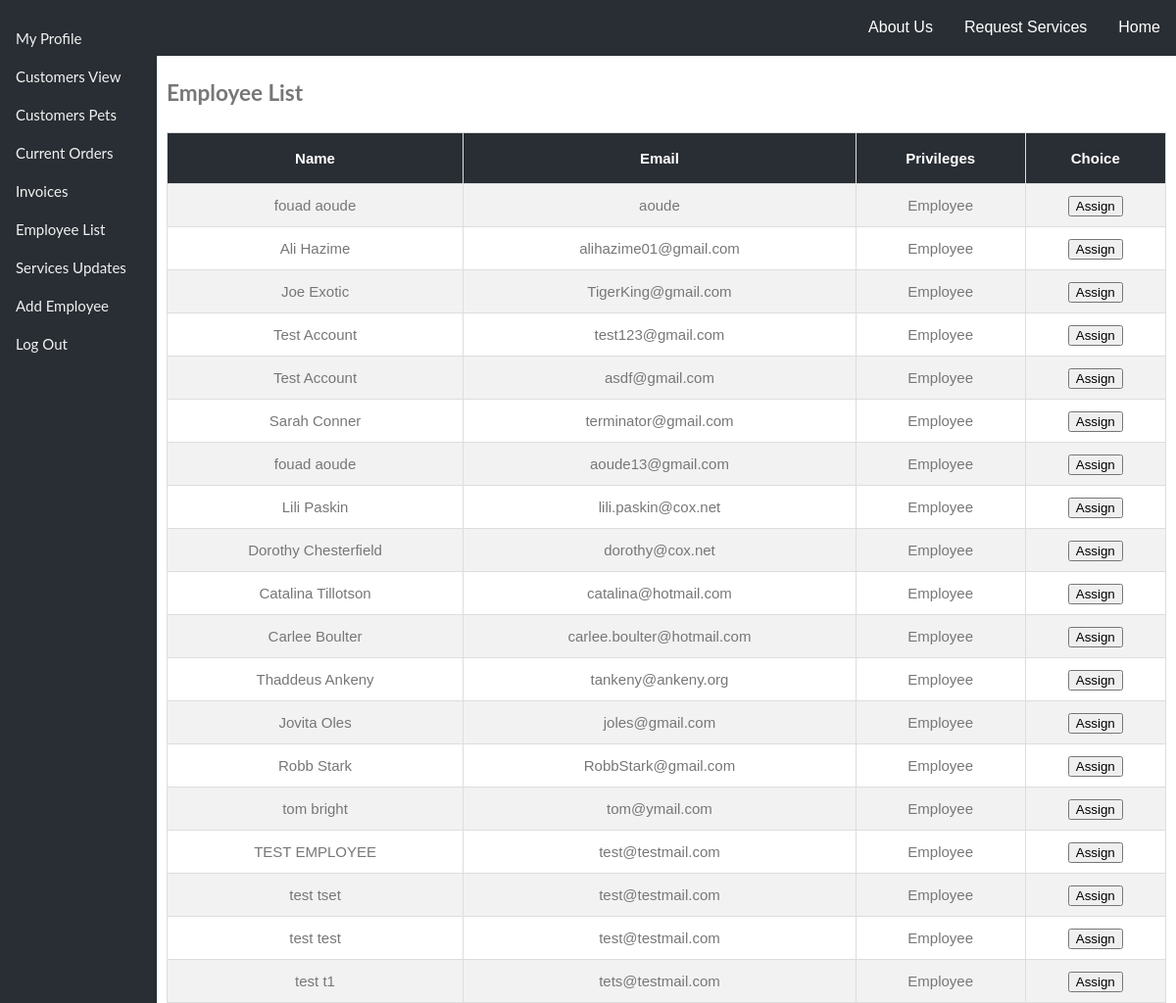
The app's page /Website/website-master/assign.php (signed in) with its own data.
### tables this page shows
CREATE TABLE `users` (
  `userID` int(10) unsigned NOT NULL AUTO_INCREMENT,
  `username` varchar(255) NOT NULL,
  `password` varchar(255) NOT NULL,
  `firstName` varchar(255) DEFAULT NULL,
  `lastName` varchar(255) DEFAULT NULL,
  `privileges` varchar(255) NOT NULL,
  `email` varchar(255) NOT NULL,
  `hiredate` date DEFAULT NULL,
  `birthdate` date DEFAULT NULL,
  `notes` varchar(535) DEFAULT NULL,
  PRIMARY KEY (`userID`)
);

### Website/website-master/src/Database.php (called while the page is built, shortened)
<?php
class Database implements DatabaseInterface {
  private $pdo;
  public static function create(PDO $pdo) {
    return new static($pdo);
  }
  public function __construct(PDO $pdo) {
    $this->pdo = $pdo;
  }
  public function showAllEmployees(){
    $selectStatement = "SELECT * FROM users
                        WHERE privileges = 'Employee'";
    $statement = $this->pdo->prepare($selectStatement);
    $statement->execute();
    $employeeList[] = $statement->fetchAll(PDO::FETCH_CLASS, '\stdClass');
    $employeeList = reset($employeeList);
    return $employeeList;
  }
}

### Website/website-master/common.php (called while the page is built, shortened)
<?php
$dsn = "mysql:host=" . DB_HOST . ";dbname=" . DB_NAME . ";charset=utf8mb4;";
$driver_options = [
  PDO::ATTR_ERRMODE => PDO::ERRMODE_EXCEPTION,
];
$pdo = new PDO($dsn, DB_USER, DB_PASS, $driver_options);
$database = Database::create($pdo);
?>

### Website/website-master/assign.php (the view, shortened to what this page needs)
<?php
require_once('common.php');
if (isset($_SESSION['userInfo'])) {
  $userInfo = $_SESSION['userInfo'];
  if ($userInfo->privileges == 'Admin') {
    $employeeList = $database->showAllEmployees();
  }
}
?>
<!DOCTYPE HTML>
<HTML lang="en">
<head>
  <link rel="stylesheet" type="text/css" href="css/bestPet.css">
  <link rel="stylesheet" type="text/css" href="css/sideBar.css">
</head>
<body>
  <?php require_once("menu.php") ?>
  <?php require_once("sideBar.php") ?>
  <div class="main">
    <?php if (isset($employeeList)) : ?>
      <div id="flex-card">
        <div class="card">
          <div id="empList">
            <h2>Employee List</h2>
            <table id="free">
              <tr>
                <th>Name</th>
                <th>Email</th>
                <th>Privileges</th>
                <th>Choice</th>
              </tr>
              <?php foreach ($employeeList as $value) : ?>
                <tr>
                  <form method="post" action="<?php echo htmlspecialchars($_SERVER["PHP_SELF"]); ?>">
                    <td><?php echo $value->firstName . ' ' . $value->lastName; ?></td>
                    <td><?php echo $value->email; ?></td>
                    <td><?php echo $value->privileges; ?></td>
                    <td><input type="Submit" value="Assign"></td>
                  </form>
                </tr>
              <?php endforeach; ?>
            </table>
          </div>
        </div>
      </div>
    <?php endif; ?>
  </div>
</body>
</HTML>

### Website/website-master/css/bestPet.css (style rules this page uses)
body, html { height: 100%; margin: 0; color: #777; font: 400 15px/1.8 "lato", sans-serif; }
#free { font-family: "Trebuchet MS", Arial, Helvetica, sans-serif; border-collapse: collapse; width: 100%; }
#free td, #free th { border: 1px solid #ddd; padding: 8px; text-align: center; }
#free tr:nth-child(even) { background-color: #f2f2f2; }
#free th { padding-top: 12px; padding-bottom: 12px; text-align: center; background-color: #292E34; color: white; }

### Website/website-master/css/sideBar.css (style rules this page uses)
body { font-family: "Lato", sans-serif; }
.main { margin-left: 160px; font-size: inherit; padding: 0px 10px; }

### records on screen
users: firstName "fouad", lastName "aoude", email "aoude", privileges "Employee"
users: firstName "Ali", lastName "Hazime", email "alihazime01@gmail.com", privileges "Employee"
users: firstName "Joe", lastName "Exotic", email "TigerKing@gmail.com", privileges "Employee"
users: firstName "Test", lastName "Account", email "test123@gmail.com", privileges "Employee"
users: firstName "Test", lastName "Account", email "asdf@gmail.com", privileges "Employee"
users: firstName "Sarah", lastName "Conner", email "terminator@gmail.com", privileges "Employee"
users: firstName "fouad", lastName "aoude", email "aoude13@gmail.com", privileges "Employee"
users: firstName "Lili", lastName "Paskin", email "lili.paskin@cox.net", privileges "Employee"
users: firstName "Dorothy", lastName "Chesterfield", email "dorothy@cox.net", privileges "Employee"
users: firstName "Catalina", lastName "Tillotson", email "catalina@hotmail.com", privileges "Employee"
users: firstName "Carlee", lastName "Boulter", email "carlee.boulter@hotmail.com", privileges "Employee"
users: firstName "Thaddeus", lastName "Ankeny", email "tankeny@ankeny.org", privileges "Employee"
users: firstName "Jovita", lastName "Oles", email "joles@gmail.com", privileges "Employee"
users: firstName "Robb", lastName "Stark", email "RobbStark@gmail.com", privileges "Employee"
users: firstName "tom", lastName "bright", email "tom@ymail.com", privileges "Employee"
users: firstName "TEST", lastName "EMPLOYEE", email "test@testmail.com", privileges "Employee"
users: firstName "test", lastName "tset", email "test@testmail.com", privileges "Employee"
users: firstName "test", lastName "test", email "test@testmail.com", privileges "Employee"
users: firstName "test", lastName "t1", email "tets@testmail.com", privileges "Employee"
